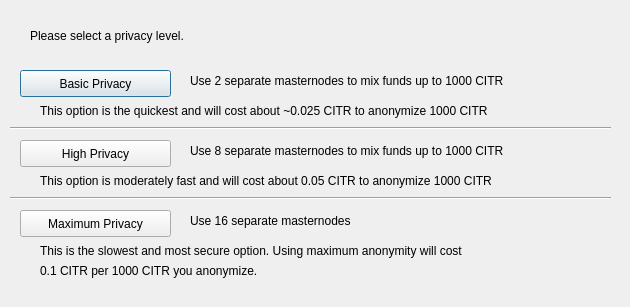
<?xml version="1.0" encoding="UTF-8"?>
<ui version="4.0">
 <class>DarksendConfig</class>
 <widget class="QDialog" name="DarksendConfig">
  <property name="geometry">
   <rect>
    <x>0</x>
    <y>0</y>
    <width>630</width>
    <height>307</height>
   </rect>
  </property>
  <property name="windowTitle">
   <string>Configure PrivateSend</string>
  </property>
  <widget class="QPushButton" name="buttonBasic">
   <property name="geometry">
    <rect>
     <x>20</x>
     <y>70</y>
     <width>151</width>
     <height>27</height>
    </rect>
   </property>
   <property name="text">
    <string>Basic Privacy</string>
   </property>
  </widget>
  <widget class="QPushButton" name="buttonHigh">
   <property name="geometry">
    <rect>
     <x>20</x>
     <y>140</y>
     <width>151</width>
     <height>27</height>
    </rect>
   </property>
   <property name="text">
    <string>High Privacy</string>
   </property>
  </widget>
  <widget class="QPushButton" name="buttonMax">
   <property name="geometry">
    <rect>
     <x>20</x>
     <y>210</y>
     <width>151</width>
     <height>27</height>
    </rect>
   </property>
   <property name="text">
    <string>Maximum Privacy</string>
   </property>
  </widget>
  <widget class="QLabel" name="label">
   <property name="geometry">
    <rect>
     <x>30</x>
     <y>20</y>
     <width>571</width>
     <height>31</height>
    </rect>
   </property>
   <property name="text">
    <string>Please select a privacy level.</string>
   </property>
  </widget>
  <widget class="QLabel" name="label_2">
   <property name="geometry">
    <rect>
     <x>190</x>
     <y>70</y>
     <width>421</width>
     <height>21</height>
    </rect>
   </property>
   <property name="text">
    <string>Use 2 separate masternodes to mix funds up to 1000 CITR</string>
   </property>
  </widget>
  <widget class="QLabel" name="label_3">
   <property name="geometry">
    <rect>
     <x>190</x>
     <y>140</y>
     <width>411</width>
     <height>21</height>
    </rect>
   </property>
   <property name="text">
    <string>Use 8 separate masternodes to mix funds up to 1000 CITR</string>
   </property>
  </widget>
  <widget class="QLabel" name="label_4">
   <property name="geometry">
    <rect>
     <x>190</x>
     <y>210</y>
     <width>421</width>
     <height>21</height>
    </rect>
   </property>
   <property name="text">
    <string>Use 16 separate masternodes</string>
   </property>
  </widget>
  <widget class="QLabel" name="label_6">
   <property name="geometry">
    <rect>
     <x>40</x>
     <y>100</y>
     <width>561</width>
     <height>21</height>
    </rect>
   </property>
   <property name="text">
    <string>This option is the quickest and will cost about ~0.025 CITR to anonymize 1000 CITR</string>
   </property>
  </widget>
  <widget class="QLabel" name="label_7">
   <property name="geometry">
    <rect>
     <x>40</x>
     <y>170</y>
     <width>561</width>
     <height>21</height>
    </rect>
   </property>
   <property name="text">
    <string>This option is moderately fast and will cost about 0.05 CITR to anonymize 1000 CITR</string>
   </property>
  </widget>
  <widget class="QLabel" name="label_8">
   <property name="geometry">
    <rect>
     <x>40</x>
     <y>240</y>
     <width>561</width>
     <height>21</height>
    </rect>
   </property>
   <property name="text">
    <string>This is the slowest and most secure option. Using maximum anonymity will cost</string>
   </property>
  </widget>
  <widget class="QLabel" name="label_9">
   <property name="geometry">
    <rect>
     <x>40</x>
     <y>260</y>
     <width>561</width>
     <height>21</height>
    </rect>
   </property>
   <property name="text">
    <string>0.1 CITR per 1000 CITR you anonymize.</string>
   </property>
  </widget>
  <widget class="Line" name="line">
   <property name="geometry">
    <rect>
     <x>10</x>
     <y>120</y>
     <width>601</width>
     <height>16</height>
    </rect>
   </property>
   <property name="orientation">
    <enum>Qt::Horizontal</enum>
   </property>
  </widget>
  <widget class="Line" name="line_2">
   <property name="geometry">
    <rect>
     <x>10</x>
     <y>190</y>
     <width>601</width>
     <height>16</height>
    </rect>
   </property>
   <property name="orientation">
    <enum>Qt::Horizontal</enum>
   </property>
  </widget>
 </widget>
 <resources/>
 <connections/>
</ui>
